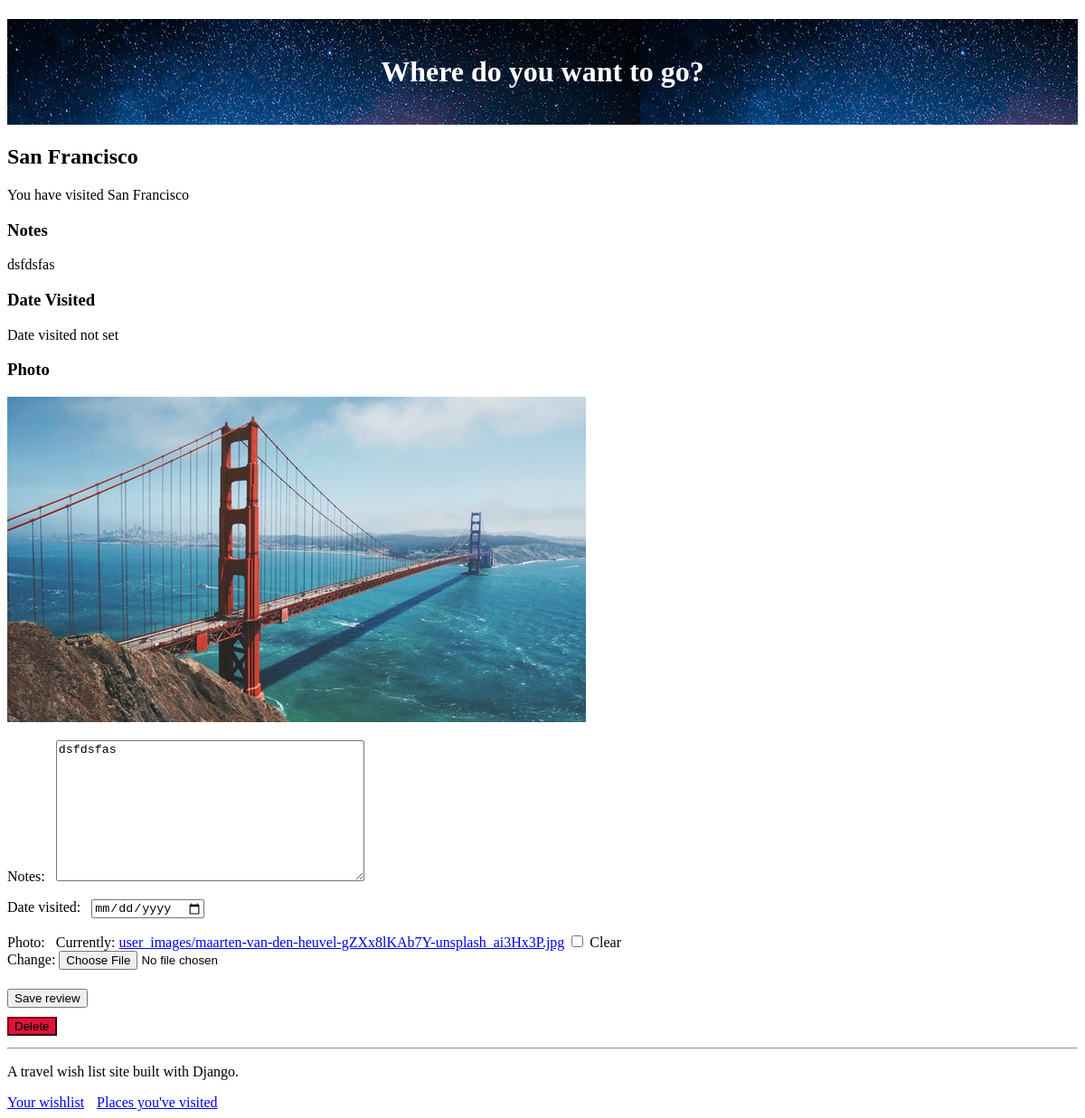
The app's page /place/22 (signed in) with its own data.
### travel_wishlist/models.py (models this page shows, shortened)
class Place(models.Model):
    user = models.ForeignKey('auth.User', null=False, on_delete=models.CASCADE)
    name = models.CharField(max_length=200)
    visited = models.BooleanField(default=False)
    notes = models.TextField(blank=True, null=True)
    date_visited = models.DateField(blank=True, null=True)
    photo = models.ImageField(upload_to='user_images/', blank=True, null=True)

### travel_wishlist/views.py (the view)
# urls.py: path('place/<int:place_pk>', views.place_details, name='place_details'),
@login_required
def place_details(request, place_pk):
    place = get_object_or_404(Place, pk=place_pk)
    if place.user != request.user:
        return HttpResponseForbidden()
    else:
        if request.method == 'POST':
            form = TripReviewForm(request.POST, request.FILES, instance=place)
            if form.is_valid():
                form.save()
                messages.info(request, 'Trip information updated!')
            else:
                messages.error(request, form.errors) #Temp error message - future version should improve
            return redirect('place_details', place_pk=place_pk)
        else:   #GET place details
            if place.visited:
                review_form = TripReviewForm(instance=place)    #Pre-populate with data from this Place instance
                return render(request, 'travel_wishlist/place_detail.html', {'place':place, 'review_form': review_form} )
            else:
                return render(request, 'travel_wishlist/place_detail.html', {'place': place} )

### travel_wishlist/forms.py
class TripReviewForm(forms.ModelForm):
    class Meta:
        model = Place
        fields = ('notes', 'date_visited', 'photo')
        widgets = {
            'date_visited': DateInput()
        }

### travel_wishlist/templates/travel_wishlist/place_detail.html (shortened to what this page needs)
{% extends 'travel_wishlist/base.html' %}
{% load static %}
{% block content %}
<h2>{{ place.name }}</h2>
{% if place.visited %}
    <p>You have visited {{ place.name }}</p>
    <h3>Notes</h3>
    <p>{{ place.notes|default:"No Notes" }}</p>
    <h3>Date Visited</h3>
    <p>{{ place.date_visited|default:"Date visited not set" }}</p>
    <h3>Photo</h3>
    {% if place.photo %}
        <img src="{{ place.photo.url }}">
    {% else %}
        <p>No photo uploaded</p>
    {% endif %}
    <form action="{% url 'place_details' place.pk %}" method="POST" enctype="multipart/form-data">
        {{ review_form.as_p }}
        <button type="submit">Save review</button>
    </form>
{% else %}
    <p>You have not visited {{ place.name }}</p>
    <form action="{% url 'place_was_visited' place.pk %}" method="POST">
        {% csrf_token %}
        <button type=submit class="visited">Visited!</button>
    </form>
{% endif %}
<form action="{% url 'delete_place' place.pk %}" method="POST">
    <button type=submit class="delete">Delete</button>
</form>
{% endblock %}

### travel_wishlist/static/css/style.css (style rules this page uses)
label { display: inline-block; padding-right: 8px; }
button { margin: 5px 0px 5px 0; }
.delete { background-color: crimson; border-color: darkred; }

### records on screen
Place: name "San Francisco", notes "dsfdsfas", date_visited "Date visited not set", photo (picture)
